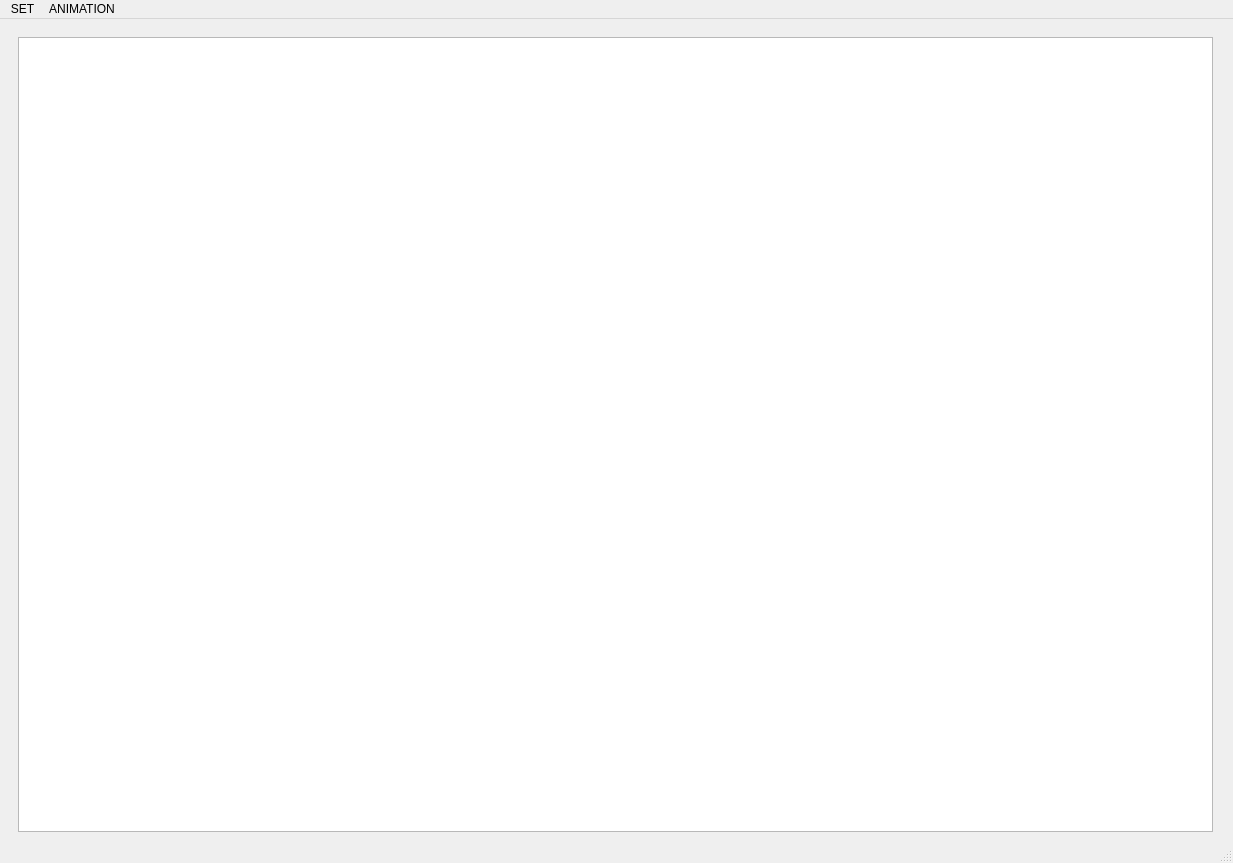
<?xml version="1.0" encoding="UTF-8"?>
<ui version="4.0">
 <class>MainWindow</class>
 <widget class="QMainWindow" name="MainWindow">
  <property name="geometry">
   <rect>
    <x>0</x>
    <y>0</y>
    <width>1233</width>
    <height>863</height>
   </rect>
  </property>
  <property name="windowTitle">
   <string>MainWindow</string>
  </property>
  <widget class="QWidget" name="centralwidget">
   <widget class="QListWidget" name="main_list">
    <property name="geometry">
     <rect>
      <x>10</x>
      <y>10</y>
      <width>1211</width>
      <height>811</height>
     </rect>
    </property>
    <property name="styleSheet">
     <string notr="true">margin: 8px;</string>
    </property>
    <property name="showDropIndicator" stdset="0">
     <bool>false</bool>
    </property>
    <property name="dragEnabled">
     <bool>false</bool>
    </property>
    <property name="dragDropMode">
     <enum>QAbstractItemView::NoDragDrop</enum>
    </property>
    <property name="movement">
     <enum>QListView::Static</enum>
    </property>
   </widget>
  </widget>
  <widget class="QMenuBar" name="menubar">
   <property name="geometry">
    <rect>
     <x>0</x>
     <y>0</y>
     <width>1233</width>
     <height>26</height>
    </rect>
   </property>
   <widget class="QMenu" name="top_animation">
    <property name="title">
     <string>ANIMATION</string>
    </property>
   </widget>
   <widget class="QMenu" name="top_set">
    <property name="title">
     <string>SET</string>
    </property>
   </widget>
   <addaction name="top_set"/>
   <addaction name="top_animation"/>
  </widget>
  <widget class="QStatusBar" name="statusbar"/>
  <action name="actionnew_set">
   <property name="text">
    <string>new set</string>
   </property>
  </action>
 </widget>
 <resources/>
 <connections/>
</ui>
